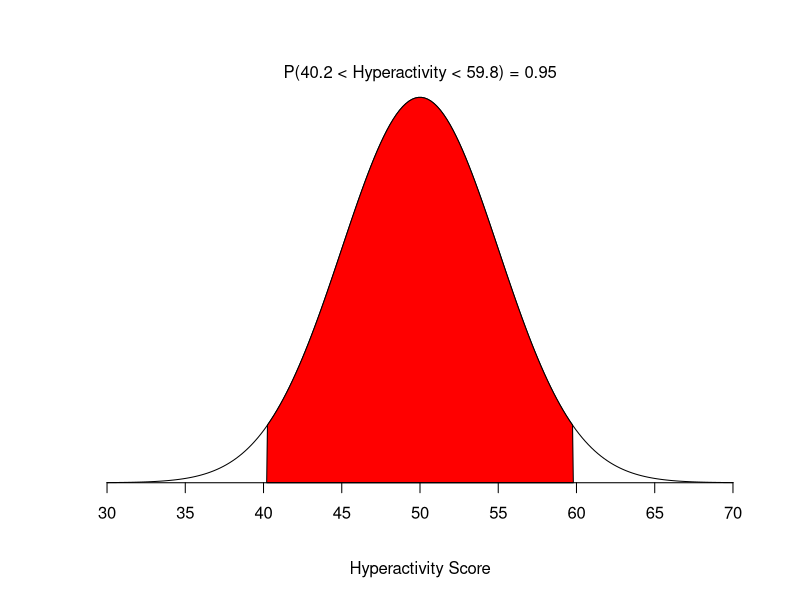
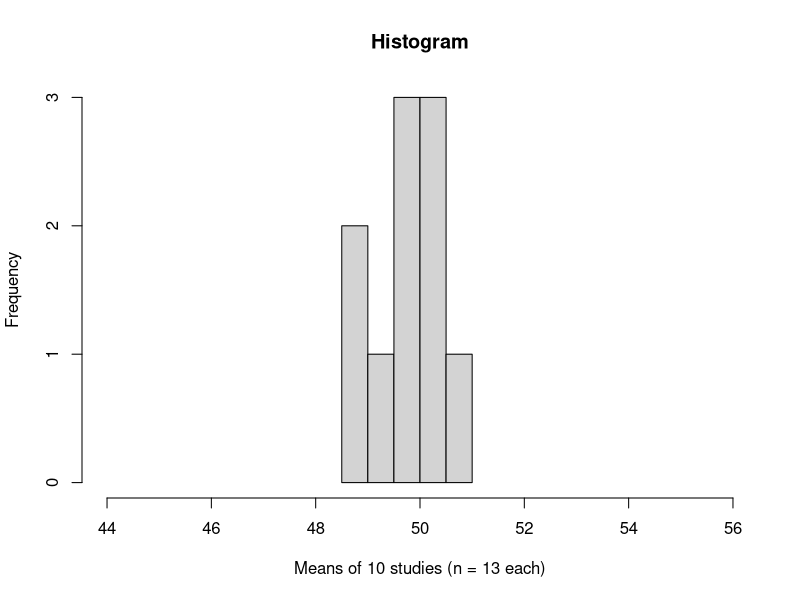
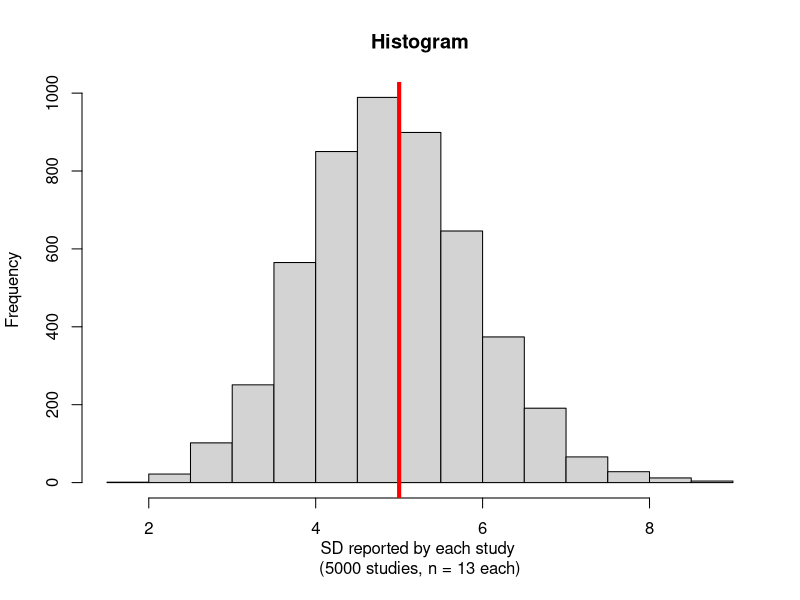
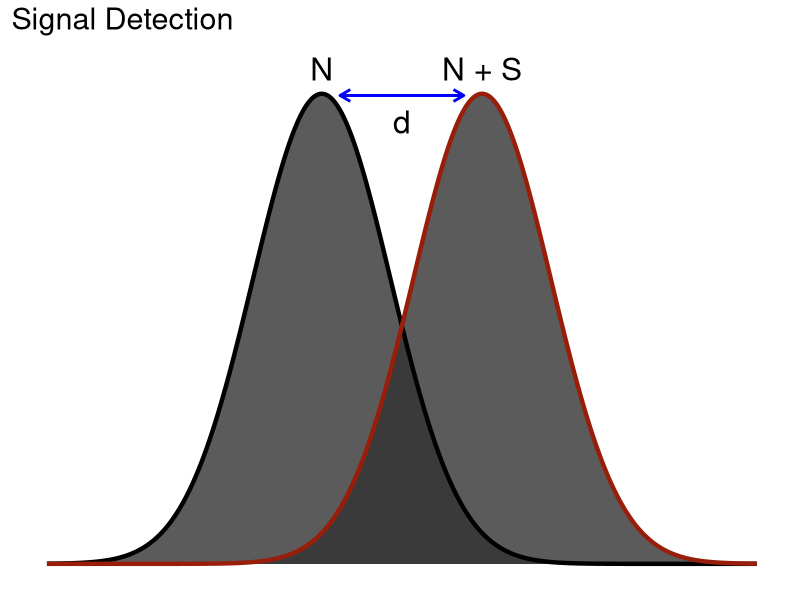
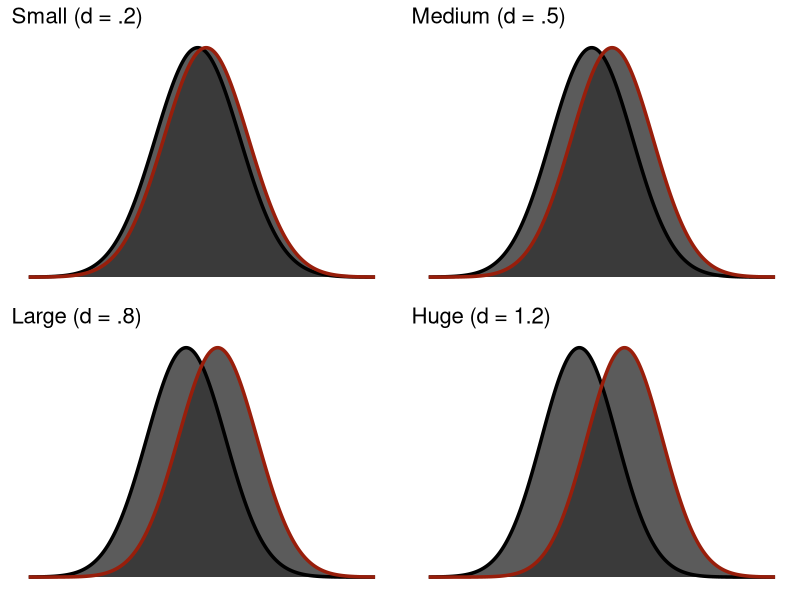
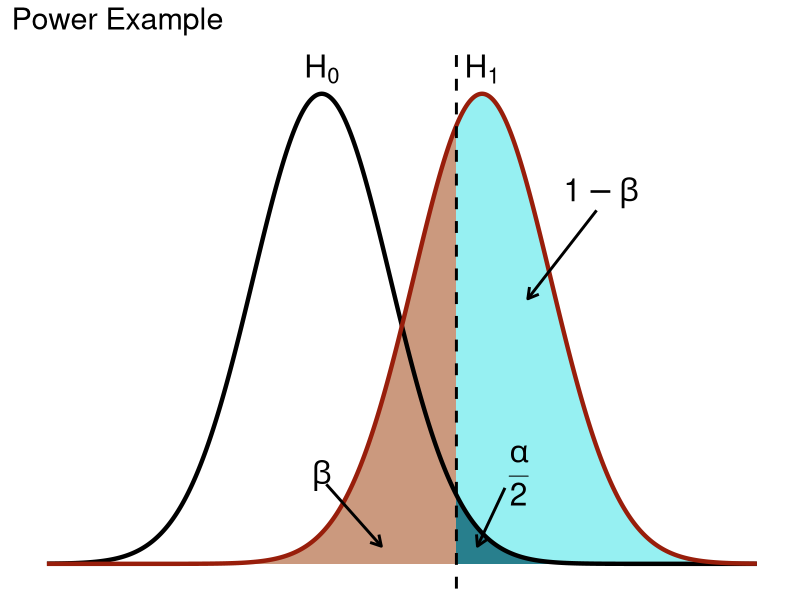
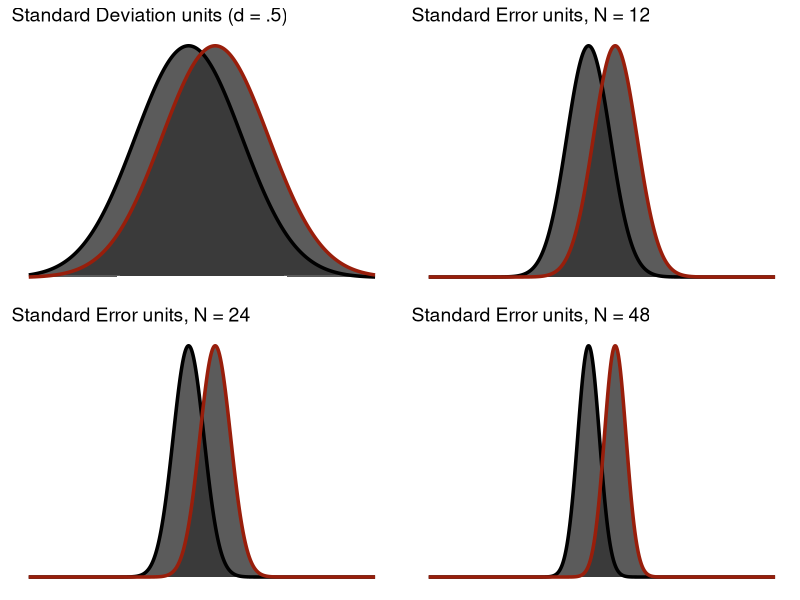
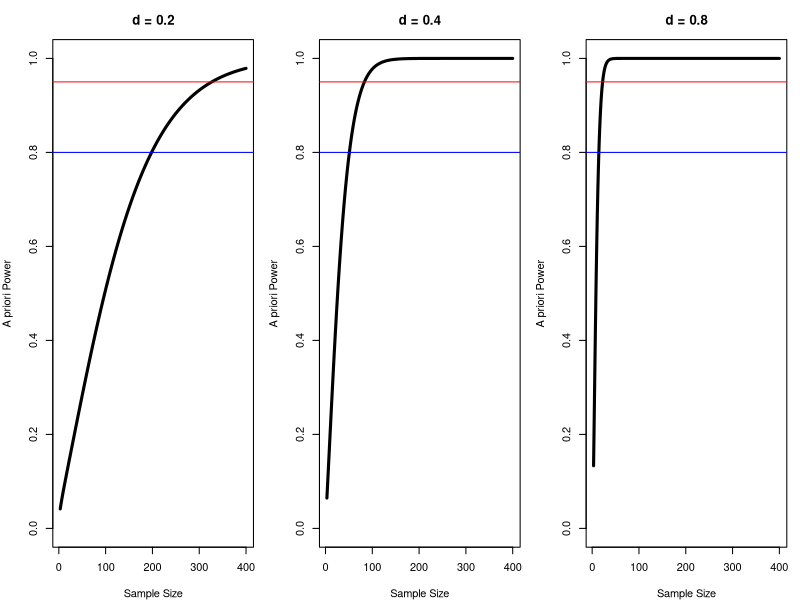

These charts were generated, in order, by the following R code:
## ---- chunk 1
knitr::opts_chunk$set(
  echo = TRUE,
  message = FALSE,
  warning = FALSE,
  fig.width = 4.25,
  fig.height = 4.0,
  fig.align = "center",
  fig.pos = "H",
  results = "hold"
)
library(ggplot2)
library(grid)   # for arrow()
## ---- chunk 2
#| echo: false
#| fig-width: 5.0
#| fig-height: 3.0
#| fig-cap: "The population of hyperactivity scores, with the middle 95% shaded."
#| fig-alt: "A normal curve centered on 50. The region between about 40 and 60 is filled in red, and a label above reports that this shaded area holds 95% of children."
mu <- 50
sigma <- 5
lb <- mu - sigma * 1.96
ub <- mu + sigma * 1.96

x  <- seq(-4, 4, length = 200) * sigma + mu
hx <- dnorm(x, mu, sigma)

plot(x, hx, type = "n", xlab = "Hyperactivity Score", ylab = "",
     main = "", axes = FALSE)

i <- x >= lb & x <= ub
lines(x, hx)
polygon(c(lb, x[i], ub), c(0, hx[i], 0), col = "red")

area <- pnorm(ub, mu, sigma) - pnorm(lb, mu, sigma)
mtext(paste0("P(", round(lb, 2), " < Hyperactivity < ", round(ub, 2), ") = ",
             signif(area, 3)), side = 3)
axis(1, at = seq(30, 70, 5), pos = 0)
## ---- chunk 3
#| echo: false
#| fig-width: 5.0
#| fig-height: 3.0
#| fig-cap: "Ten studies, ten means. None of them is 50, and that is the point."
#| fig-alt: "Histogram of ten study means spread between about 48 and 51, scattered around the true population mean of 50 rather than landing on it."
set.seed(543)
N <- 13; M <- 50; SD <- 5; samples <- 10
Sample.Means <- replicate(samples, mean(rnorm(n = N, mean = M, sd = SD)))

hist(Sample.Means,
     main = "Histogram",
     xlab = "Means of 10 studies (n = 13 each)",
     ylab = "Frequency",
     xlim = c(44, 56))
## ---- chunk 4
#| echo: true
#| fig-width: 5.0
#| fig-height: 3.0
#| fig-cap: "What 5,000 small studies report as their SD, against the truth in red."
#| fig-alt: "Histogram of standard deviations reported by 5,000 studies of thirteen children each. The pile is slightly right-skewed and sits noticeably to the left of a thick red vertical line marking the true sigma of 5, showing that most studies report a spread smaller than the real one."
set.seed(543)

# Run 5,000 studies. Each one grabs 13 children from a population where we
# KNOW the true spread is sigma = 5, and reports the SD it happened to see.
Sample.SD <- replicate(5000, sd(rnorm(n = 13, mean = 50, sd = 5)))

hist(Sample.SD,
     main = "Histogram",
     xlab = "SD reported by each study \n(5000 studies, n = 13 each)",
     ylab = "Frequency")
abline(v = 5, col = "red", lwd = 4)   # the TRUE sigma
## ---- chunk 5
#| echo: false
#| fig-width: 6.25
#| fig-height: 3.0
#| fig-cap: "Signal detection. The gap between the two peaks, measured in standard deviations, is d."
#| fig-alt: "Two overlapping bell curves. The left is labelled N for noise and the right N plus S for signal plus noise. A double-headed blue arrow between the peaks is labelled d."
m1 <- 0; sd1 <- 1.5
m2 <- 3.5; sd2 <- 1.5

x <- seq(min(m1 - sd1*4, m2 - sd2*4), max(m1 + sd1*4, m2 + sd2*4), .01)

df1 <- data.frame(x = x, y = dnorm(x, m1, sd1), id = "h0")
df2 <- data.frame(x = x, y = dnorm(x, m2, sd2), id = "h1")
poly <- rbind(df1, df2)

ggplot(poly, aes(x, y, group = id)) +
  geom_polygon(alpha = 0.8, show.legend = FALSE) +
  geom_line(data = df1, aes(x, y, color = "H0"),
            linewidth = 1.5, show.legend = FALSE) +
  geom_line(data = df2, aes(x, y, color = "HA"),
            linewidth = 1.5, show.legend = FALSE) +
  scale_color_manual(values = c("HA" = "#981e0b", "H0" = "black")) +
  annotate("segment", x = m1 + .4, y = 0.265, xend = m2 - .4, yend = 0.265,
           color = "blue", arrow = arrow(length = unit(0.3, "cm")), linewidth = 1) +
  annotate("segment", x = m2 - .4, y = 0.265, xend = m1 + .4, yend = 0.265,
           color = "blue", arrow = arrow(length = unit(0.3, "cm")), linewidth = 1) +
  annotate("text", label = "d", x = (m1 + m2)/2, y = 0.25, size = 8) +
  annotate("text", label = "N", x = m1, y = 0.28, size = 8) +
  annotate("text", label = "N + S", x = m2, y = 0.28, size = 8) +
  ggtitle("Signal Detection") +
  theme(panel.grid = element_blank(),
        panel.background = element_blank(),
        plot.background = element_rect(fill = "#ffffff"),
        axis.text = element_blank(),
        axis.ticks = element_blank(),
        axis.title = element_blank(),
        plot.title = element_text(size = 22))
## ---- chunk 6
#| echo: false
#| fig-width: 6.5
#| fig-height: 5.0
#| fig-cap: "Small, medium, large, and huge. Note how much overlap survives even at the bottom right."
#| fig-alt: "Four panels of two overlapping bell curves each. At d = .2 the curves are nearly on top of each other; at .5 the peaks are clearly apart; at .8 they are well separated; and at 1.2 they are separated by more than a standard deviation, yet a substantial shared region remains in every panel."
plot_signal <- function(m2, title, m1 = 0, sd1 = 1, sd2 = 1, alpha = 0.8) {
  x <- seq(min(m1 - sd1*4, m2 - sd2*4), max(m1 + sd1*4, m2 + sd2*4), 0.01)
  d1 <- data.frame(x = x, y = dnorm(x, m1, sd1), id = "h0")
  d2 <- data.frame(x = x, y = dnorm(x, m2, sd2), id = "h1")
  ggplot(rbind(d1, d2), aes(x, y, group = id)) +
    geom_polygon(alpha = alpha, show.legend = FALSE) +
    geom_line(data = d1, aes(x, y, color = "H0"), linewidth = 1.2, show.legend = FALSE) +
    geom_line(data = d2, aes(x, y, color = "HA"), linewidth = 1.2, show.legend = FALSE) +
    scale_color_manual(values = c("HA" = "#981e0b", "H0" = "black")) +
    ggtitle(title) +
    theme(panel.grid = element_blank(), panel.background = element_blank(),
          plot.background = element_rect(fill = "#ffffff"),
          panel.border = element_blank(), axis.line = element_blank(),
          axis.text = element_blank(), axis.ticks = element_blank(),
          axis.title = element_blank(), plot.title = element_text(size = 16))
}

gridExtra::grid.arrange(
  plot_signal(0.2, "Small (d = .2)"),
  plot_signal(0.5, "Medium (d = .5)"),
  plot_signal(0.8, "Large (d = .8)"),
  plot_signal(1.2, "Huge (d = 1.2)"),
  ncol = 2
)
## ---- chunk 7
#| echo: false
#| fig-width: 6.25
#| fig-height: 3.0
#| fig-cap: "Power is the slice of the alternative distribution that clears the critical value."
#| fig-alt: "Two overlapping bell curves, the null on the left and the alternative on the right. A vertical line marks the critical value, and the portion of the right-hand curve beyond it is shaded to represent power."
m1 <- 0; sd1 <- 1.5
m2 <- 3.5; sd2 <- 1.5

z_crit <- qnorm(1 - (0.05/2), m1, sd1)

x <- seq(min(m1 - sd1*4, m2 - sd2*4), max(m1 + sd1*4, m2 + sd2*4), .01)
df1 <- data.frame(x = x, y = dnorm(x, m1, sd1))
df2 <- data.frame(x = x, y = dnorm(x, m2, sd2))

# alpha polygon
y.poly <- pmin(df1$y, df2$y)
poly1 <- data.frame(x = x, y = y.poly)
poly1 <- poly1[poly1$x >= z_crit, ]
poly1 <- rbind(poly1, c(z_crit, 0))

# beta polygon
poly2 <- df2[df2$x <= z_crit, ]
poly2 <- rbind(poly2, c(z_crit, 0))

# power polygon
poly3 <- df2[df2$x >= z_crit, ]
poly3 <- rbind(poly3, c(z_crit, 0))

poly1$id <- 3; poly2$id <- 2; poly3$id <- 1
poly <- rbind(poly1, poly2, poly3)
poly$id <- factor(poly$id, labels = c("power", "beta", "alpha"))

ggplot(poly, aes(x, y, fill = id, group = id)) +
  geom_polygon(alpha = 0.8, show.legend = FALSE) +
  geom_line(data = df1, aes(x, y, color = "H0", fill = NULL, group = NULL),
            linewidth = 1.5, show.legend = FALSE) +
  geom_line(data = df2, aes(x, y, color = "HA", fill = NULL, group = NULL),
            linewidth = 1.5, show.legend = FALSE) +
  geom_vline(xintercept = z_crit, linewidth = 1, linetype = "dashed") +
  scale_color_manual(values = c("HA" = "#981e0b", "H0" = "black")) +
  scale_fill_manual(values = c("alpha" = "#0d6374",
                               "beta"  = "#be805e",
                               "power" = "#7cecee")) +
  annotate("segment", x = 0.1, y = 0.045, xend = 1.3, yend = 0.01,
           arrow = arrow(length = unit(0.3, "cm")), linewidth = 1) +
  annotate("text", label = "beta", x = 0, y = 0.05, parse = TRUE, size = 8) +
  annotate("segment", x = 4, y = 0.043, xend = 3.4, yend = 0.01,
           arrow = arrow(length = unit(0.3, "cm")), linewidth = 1) +
  annotate("text", label = "frac(alpha,2)", x = 4.3, y = 0.05, parse = TRUE, size = 8) +
  annotate("segment", x = 6, y = 0.2, xend = 4.5, yend = 0.15,
           arrow = arrow(length = unit(0.3, "cm")), linewidth = 1) +
  annotate("text", label = "1-beta", x = 6.1, y = 0.21, parse = TRUE, size = 8) +
  annotate("text", label = "H[0]", x = m1, y = 0.28, parse = TRUE, size = 8) +
  annotate("text", label = "H[1]", x = m2, y = 0.28, parse = TRUE, size = 8) +
  ggtitle("Power Example") +
  theme(panel.grid = element_blank(),
        panel.background = element_blank(),
        plot.background = element_rect(fill = "#ffffff"),
        panel.border = element_blank(),
        axis.line = element_blank(),
        axis.text = element_blank(),
        axis.ticks = element_blank(),
        axis.title = element_blank(),
        plot.title = element_text(size = 22))
## ---- chunk 8
#| echo: false
#| fig-width: 6.5
#| fig-height: 5.0
#| fig-cap: "The same half-point difference, seen through progressively narrower sampling distributions."
#| fig-alt: "A grid of panels, each showing the same pair of overlapping curves separated by half a point. Moving through the panels the curves become narrower and taller, so the same fixed difference goes from almost total overlap to clean separation."
draw_pair <- function(divisor, title) {
  m1 <- 0; m2 <- 0.5
  s  <- 1 / divisor
  x  <- seq(-3, 3.5, .005)
  d1 <- data.frame(x = x, y = dnorm(x, m1, s), id = "h0")
  d2 <- data.frame(x = x, y = dnorm(x, m2, s), id = "h1")
  p  <- rbind(d1, d2)
  ggplot(p, aes(x, y, group = id)) +
    geom_polygon(alpha = 0.8, show.legend = FALSE) +
    geom_line(data = d1, aes(x, y, color = "H0"), linewidth = 1.2, show.legend = FALSE) +
    geom_line(data = d2, aes(x, y, color = "HA"), linewidth = 1.2, show.legend = FALSE) +
    scale_color_manual(values = c("HA" = "#981e0b", "H0" = "black")) +
    ggtitle(title) +
    theme(panel.grid = element_blank(),
          panel.background = element_blank(),
          plot.background = element_rect(fill = "#ffffff"),
          axis.text = element_blank(), axis.ticks = element_blank(),
          axis.title = element_blank(),
          plot.title = element_text(size = 14))
}

p1 <- draw_pair(1,          "Standard Deviation units (d = .5)")
p2 <- draw_pair(sqrt(6),    "Standard Error units, N = 12")
p3 <- draw_pair(sqrt(12),   "Standard Error units, N = 24")
p4 <- draw_pair(sqrt(24),   "Standard Error units, N = 48")

gridExtra::grid.arrange(p1, p2, p3, p4, ncol = 2)
## ---- chunk 9
args(power.t.test)
## ---- chunk 10
set.seed(123)
Population <- rnorm(1e6, mean = 50, sd = 5)

set.seed(42)
kids.1 <- sample(Population, 36, replace = TRUE) + 2

M_kids <- mean(kids.1)
S_kids <- sd(kids.1)
d_kids <- (M_kids - 50) / S_kids

round(c(M = M_kids, SD = S_kids, n = length(kids.1), d = d_kids), 3)
## ---- chunk 11
At.Power.80 <- power.t.test(n = NULL,              # <- the unknown we want solved
                            delta = .4,            # the effect size we expect
                            sd = 1,                # sd = 1 makes delta mean "Cohen's d"
                            sig.level = 0.05,      # our alpha
                            power = .80,           # the power we are demanding
                            type = "one.sample",   # which t-test
                            alternative = "two.sided")
At.Power.80
## ---- chunk 12
At.Power.95 <- power.t.test(n = NULL, delta = .4, sd = 1,
                            sig.level = 0.05, power = .95,
                            type = "one.sample",
                            alternative = "two.sided")
ceiling(At.Power.95$n)
## ---- chunk 13
# Same function. This time n is known and power is the NULL.
AP.Power.N36 <- power.t.test(n = 36, delta = .4, sd = 1,
                             sig.level = 0.05, power = NULL,
                             type = "one.sample",
                             alternative = "two.sided")
round(AP.Power.N36$power, 3)
## ---- chunk 14
# Third question, same function. Now delta is the NULL.
Eff.Power.N36 <- power.t.test(n = 36, delta = NULL, sd = 1,
                              sig.level = 0.05, power = .80,
                              type = "one.sample",
                              alternative = "two.sided")
round(Eff.Power.N36$delta, 3)
## ---- chunk 15
#| echo: false
#| fig-width: 6.5
#| fig-height: 2.6
#| fig-cap: "Power against sample size at three effect sizes. Each curve rises steeply and then flattens."
#| fig-alt: "Three side-by-side line plots of power against sample size, one per effect size. Every curve climbs steeply at small sample sizes and then bends over and flattens as it approaches a power of one, with the smallest effect needing by far the most participants."
pow_n <- function(nn, dd) {
  power.t.test(n = nn, delta = dd, sd = 1, sig.level = .05,
               type = "one.sample", alternative = "two.sided")$power
}

Nrange <- seq(3, 400, 1)
op <- par(mfrow = c(1, 3), mar = c(4, 4, 3, 1))
for (dd in c(.2, .4, .8)) {
  plot(Nrange, sapply(Nrange, pow_n, dd = dd), type = "l", lwd = 3,
       main = paste0("d = ", dd),
       xlab = "Sample Size", ylab = "A priori Power", ylim = c(0, 1))
  abline(h = .80, col = "blue", lwd = 1)
  abline(h = .95, col = "red",  lwd = 1)
}
par(op)
## ---- chunk 16
#| echo: false
#| fig-width: 6.5
#| fig-height: 2.6
#| fig-cap: "Power against effect size at three sample sizes. Same shape, different axis."
#| fig-alt: "Three side-by-side line plots of power against effect size, one per sample size. Each curve rises steeply through the small and medium effect sizes and then flattens near a power of one, and the larger the sample the further left that rise begins."
pow_d <- function(dd, nn) {
  power.t.test(n = nn, delta = dd, sd = 1, sig.level = .05,
               type = "one.sample", alternative = "two.sided")$power
}

Drange <- seq(.05, 1.2, .01)
op <- par(mfrow = c(1, 3), mar = c(4, 4, 3, 1))
for (nn in c(25, 50, 100)) {
  plot(Drange, sapply(Drange, pow_d, nn = nn), type = "l", lwd = 3,
       main = paste0("N = ", nn),
       xlab = "Effect Size (d)", ylab = "A priori Power", ylim = c(0, 1))
  abline(h = .80, col = "blue", lwd = 1)
  abline(h = .95, col = "red",  lwd = 1)
}
par(op)
## ---- chunk 17
set.seed(666)
n <- 30
Mozart.Sample <- rnorm(n, 109, 15)
Bach.Sample   <- rnorm(n, 110, 15)

Sp_mb <- sqrt(((n-1)*sd(Mozart.Sample)^2 + (n-1)*sd(Bach.Sample)^2) / (2*n - 2))
Obs.d <- abs(mean(Mozart.Sample) - mean(Bach.Sample)) / Sp_mb
round(Obs.d, 3)
## ---- chunk 18
#| echo: false
#| fig-width: 5.0
#| fig-height: 3.0
#| fig-cap: "The observed effect size is a guess too, and in a small study it is a wild one."
#| fig-alt: "Histogram of observed Cohen's d values from many simulated small studies of a tiny true effect. The distribution is wide and straddles zero, so plenty of studies report a moderate positive effect and plenty report a negative one."
set.seed(666)

SimD <- function(n) {
  m <- rnorm(n, 109, 15)
  b <- rnorm(n, 110, 15)
  sp <- sqrt(((n-1)*sd(m)^2 + (n-1)*sd(b)^2) / (2*n - 2))
  (mean(m) - mean(b)) / sp
}

D.distro <- replicate(5000, SimD(30))

hist(abs(D.distro),
     main = "Histogram",
     xlab = "Observed Cohen's d: \n5000 replications, N = 30/group, true d = .067",
     ylab = "Frequency",
     xlim = c(0, 1.2))
abline(v = .067, col = "red", lwd = 4)
## ---- chunk 19
# CI for d, using the standard large-sample approximation
d_ci <- function(d, n1, n2) {
  se <- sqrt((n1 + n2)/(n1 * n2) + d^2 / (2 * (n1 + n2)))
  c(lower = d - 1.96 * se, d = d, upper = d + 1.96 * se)
}

published <- d_ci(0.50, 80, 80)
round(published, 3)
## ---- chunk 20
c(powered_for_point_estimate =
    ceiling(power.t.test(delta = 0.50, sd = 1, power = .80,
                         type = "two.sample")$n),
  powered_for_lower_bound =
    ceiling(power.t.test(delta = published["lower"], sd = 1, power = .80,
                         type = "two.sample")$n))
## ---- chunk 21
round(d_ci(0.50, 25, 25), 3)
## ---- chunk 22
simulate_power <- function(n_per_group, true_d, n_sims = 2000, alpha = .05) {
  hits <- replicate(n_sims, {
    g1 <- rnorm(n_per_group, mean = true_d, sd = 1)
    g2 <- rnorm(n_per_group, mean = 0,      sd = 1)
    t.test(g1, g2)$p.value < alpha
  })
  mean(hits)
}

set.seed(343)
simulate_power(n_per_group = 30, true_d = 0.5)

# compare to the closed-form answer
power.t.test(n = 30, delta = 0.5, sd = 1, type = "two.sample")$power
## ---- chunk 23
simulate_power_with_dropout <- function(n_per_group, true_d,
                                        dropout = 0.20, n_sims = 2000) {
  keep <- round(n_per_group * (1 - dropout))
  replicate(n_sims, {
    g1 <- rnorm(keep, mean = true_d, sd = 1)
    g2 <- rnorm(keep, mean = 0,      sd = 1)
    t.test(g1, g2)$p.value < .05
  }) |> mean()
}

set.seed(343)
simulate_power_with_dropout(n_per_group = 30, true_d = 0.5)
